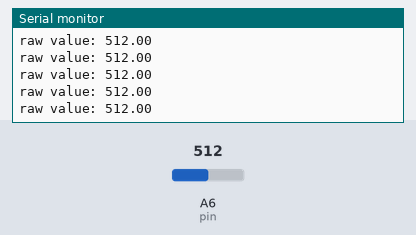
A sketch run on a simulated Arduino Nano, built with avr-gcc and run on an emulated ATmega328P. Parts: the last lines printed to the serial monitor. Inputs (shaded band) come from the test bench; at power-on: A6 (pin) = 512.

Above: at 1.2 s.
1.3 s: A6 (pin) set to 716
At 1.31 s:
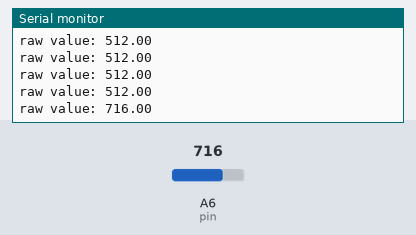
2.8 s: A6 (pin) set to 900
At 2.82 s:
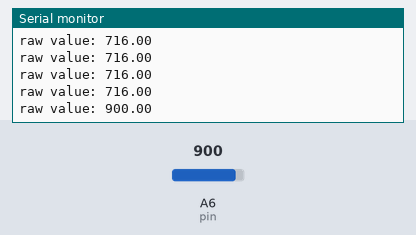
Timing chart, 0 to 5.8 s (numbered marks = the images above; inputs shaded):
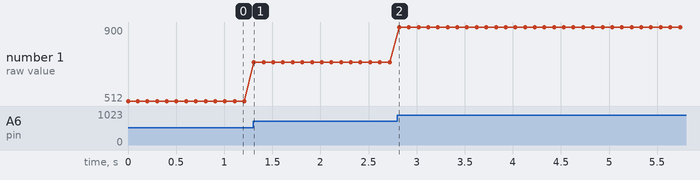

Measured:
- after the input at 1.3 s, the serial monitor: prints a new line at once (image 1)
- after the input at 2.8 s, the serial monitor: prints a new line at once (image 2)
- plotted number 1: 512 → 716 after the input at 1.3 s, 716 → 900 after the input at 2.8 s

The sketch:

cds.ino
```cpp
int pin = A6;

double raw_voltage;

void setup() {
  Serial.begin(9600);
  pinMode(pin, INPUT);
}

void loop() {
  raw_voltage = analogRead(pin);
  Serial.print("raw value: ");
  Serial.println(raw_voltage);
  delay(100);
}
```
